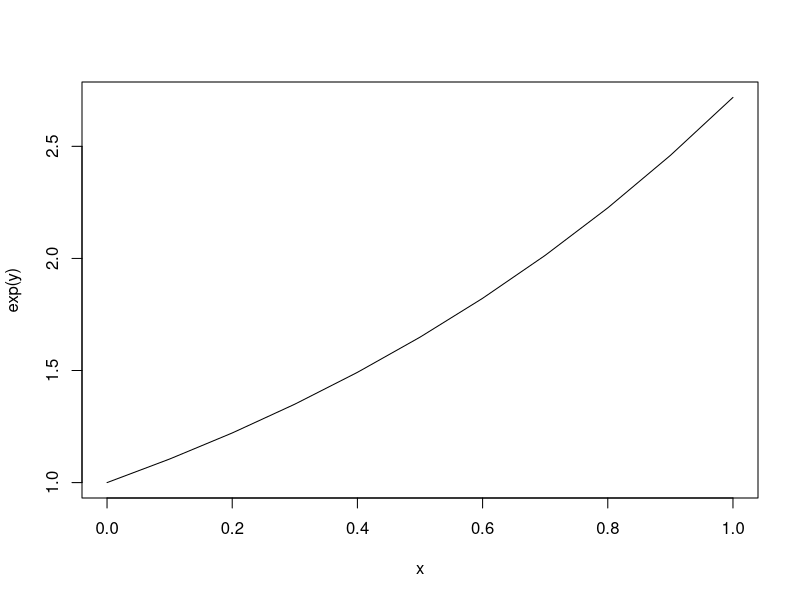

This chart was generated by the following R code:
#script lesson1 4/2/2019
#introduction: philosophy of mathematical modeling, basics of R

##########Basics of Modeling###########
#what is a model?: some simplyfied view of reality. mathmatical models formalize conceptual models
#why do we model?: to help us think clearly, also used to help make predictions
  #we can control everything in our model
  #a model should be as simple as possible but no simpler
  #explain it in algebra

#Models say what CAN happen, observational data says what DOES happen

#Make sure to comment while you command
rm(list = ls()) #this clears your environment

#sequence function
x=seq(0,1,by=0.1)
x
x[5]
x[5:7]
length(x)
max(x)
y=exp(x)
y+2
x*y #mutliplies element by element
plot(x,y,type='l',xlab='x',ylab='exp(y)')

#functions and functional breakdown make your code cleaner
#preplanning of the function:
  #goal: plot exponential growth for different growth rates and starting population sizes
  #n(t)=n(0)*e^(rt) is the solution to dn/dt=rn. this is for unregulated pop growth in continues time
  #r = instantaneous growth rate
   #so we will need a function of the above equation
   #inputs: growth rates, starting pop size, and time series
  #make plots

#plotExp for different growth rates
